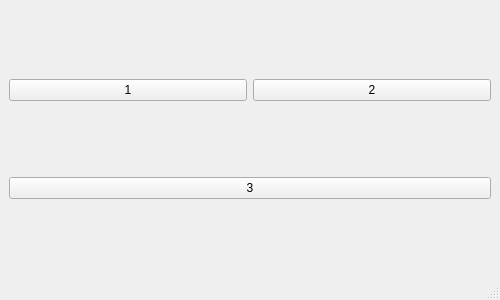
<?xml version="1.0" encoding="UTF-8"?>
<ui version="4.0">
 <class>PlayerWindow</class>
 <widget class="QMainWindow" name="PlayerWindow">
  <property name="geometry">
   <rect>
    <x>0</x>
    <y>0</y>
    <width>500</width>
    <height>300</height>
   </rect>
  </property>
  <property name="sizePolicy">
   <sizepolicy hsizetype="MinimumExpanding" vsizetype="MinimumExpanding">
    <horstretch>0</horstretch>
    <verstretch>0</verstretch>
   </sizepolicy>
  </property>
  <property name="minimumSize">
   <size>
    <width>0</width>
    <height>0</height>
   </size>
  </property>
  <property name="windowTitle">
   <string>MainWindow</string>
  </property>
  <widget class="QWidget" name="centralwidget">
   <property name="sizePolicy">
    <sizepolicy hsizetype="MinimumExpanding" vsizetype="MinimumExpanding">
     <horstretch>0</horstretch>
     <verstretch>0</verstretch>
    </sizepolicy>
   </property>
   <property name="minimumSize">
    <size>
     <width>0</width>
     <height>0</height>
    </size>
   </property>
   <property name="maximumSize">
    <size>
     <width>800</width>
     <height>557</height>
    </size>
   </property>
   <layout class="QVBoxLayout" name="verticalLayout">
    <item>
     <layout class="QHBoxLayout" name="horizontalLayout">
      <item>
       <widget class="QPushButton" name="pushButton_2">
        <property name="text">
         <string>1</string>
        </property>
       </widget>
      </item>
      <item>
       <widget class="QPushButton" name="pushButton">
        <property name="text">
         <string>2</string>
        </property>
       </widget>
      </item>
     </layout>
    </item>
    <item>
     <layout class="QHBoxLayout" name="horizontalLayout_2">
      <item>
       <widget class="QPushButton" name="pushButton_3">
        <property name="text">
         <string>3</string>
        </property>
       </widget>
      </item>
     </layout>
    </item>
   </layout>
  </widget>
  <widget class="QMenuBar" name="menubar">
   <property name="geometry">
    <rect>
     <x>0</x>
     <y>0</y>
     <width>500</width>
     <height>22</height>
    </rect>
   </property>
  </widget>
  <widget class="QStatusBar" name="statusbar"/>
 </widget>
 <resources/>
 <connections/>
</ui>
